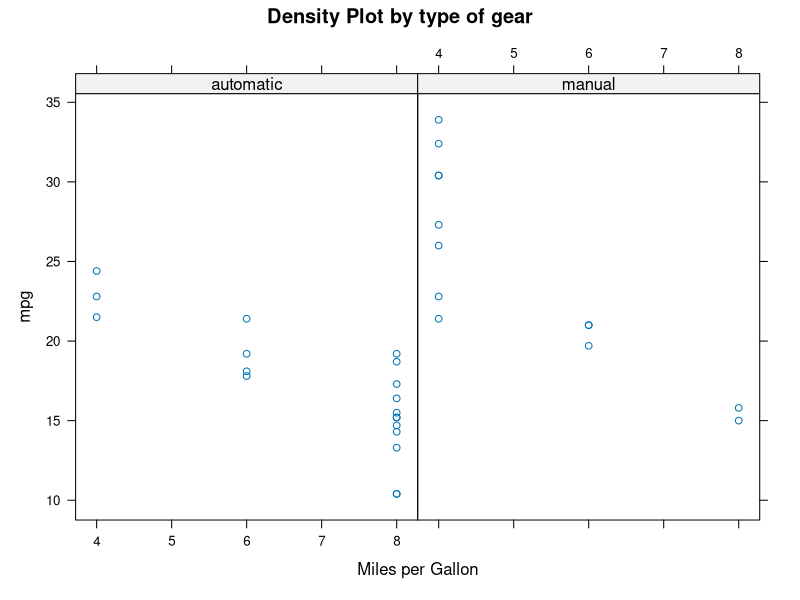
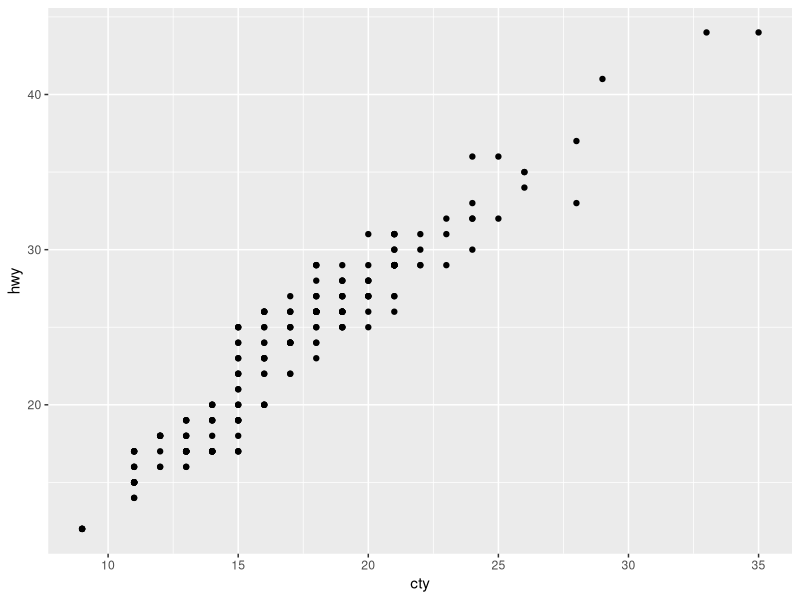

Recreate these plots in R, in order.
## ---- chunk 1
knitr::opts_chunk$set(echo = TRUE)
## ---- chunk 2

summary(mtcars)
## ---- chunk 3
library(lattice) 
attach(mtcars)
am.f<-factor(am,levels=c(0,1),
   labels=c("automatic","manual")) 
xyplot(mpg ~ cyl | am.f, 
   main="Density Plot by type of gear",
   xlab="Miles per Gallon")
## ---- chunk 4
library(ggplot2) 
qplot(x = cty, y = hwy, data = mpg, geom = 'point')
